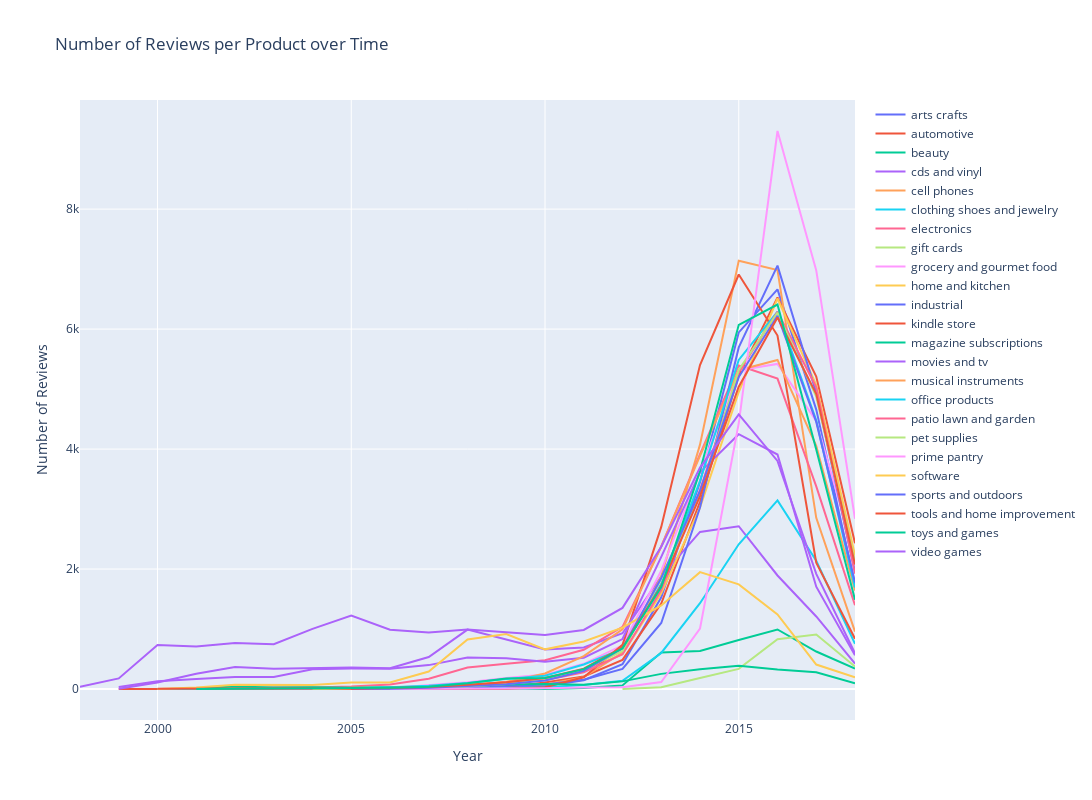

Notebook source saved alongside this figure:
### Code cell
fig = go.Figure()

for i, id in enumerate(categories):
    fig.add_trace(go.Scatter(x=cat_year_count[cat_year_count.category_x==id].reviewYear,
                             y=cat_year_count[cat_year_count.category_x==id].count_rev,
                             mode='lines',
                             name=id))
    last_count = cat_year_count[cat_year_count.category_x==id].count_rev.iloc[-1]

fig.update_layout(
    title="Number of Reviews per Category over Time",
    xaxis=dict(title="Year"),
    yaxis=dict(title="Number of Reviews"),
    hovermode="x",
    height=800,  # Set the height of the figure (in pixels)
    width=1500   # Set the width of the figure (in pixels)
)

fig.show()

### Figure 1 — Plotly figure (JSON) as saved in the notebook; plotly's stock layout.template omitted (floating-point values rounded to 4 significant figures)
{"data": [{"mode": "lines", "name": "arts crafts", "type": "scatter", "x": [2006, 2007, 2008, 2009, 2010, 2011, 2012, 2013, 2014, 2015, 2016, 2017, 2018], "y": [1, 2, 8, 21, 51, 147, 415, 1529, 3448, 5945, 6663, 4658, 1738]}, {"mode": "lines", "name": "automotive", "type": "scatter", "x": [2004, 2005, 2006, 2007, 2008, 2009, 2010, 2011, 2012, 2013, 2014, 2015, 2016, 2017, 2018], "y": [1, 1, 5, 14, 31, 36, 108, 209, 486, 1425, 3122, 5222, 6529, 5208, 2431]}, {"mode": "lines", "name": "beauty", "type": "scatter", "x": [2004, 2005, 2006, 2007, 2008, 2009, 2010, 2011, 2012, 2013, 2014, 2015, 2016, 2017, 2018], "y": [1, 1, 2, 13, 8, 15, 3, 16, 61, 609, 636, 817, 993, 626, 342]}, {"mode": "lines", "name": "cds and vinyl", "type": "scatter", "x": [1998, 1999, 2000, 2001, 2002, 2003, 2004, 2005, 2006, 2007, 2008, 2009, 2010, 2011, 2012, 2013, 2014, 2015, 2016, 2017, 2018], "y": [38, 177, 735, 708, 766, 746, 1004, 1224, 988, 944, 993, 823, 659, 694, 931, 1880, 2619, 2714, 1893, 1210, 423]}, {"mode": "lines", "name": "cell phones", "type": "scatter", "x": [2005, 2006, 2007, 2008, 2009, 2010, 2011, 2012, 2013, 2014, 2015, 2016, 2017, 2018], "y": [1, 6, 15, 50, 59, 75, 199, 609, 1882, 4074, 7138, 6984, 2855, 958]}, {"mode": "lines", "name": "clothing shoes and jewelry", "type": "scatter", "x": [2007, 2008, 2009, 2010, 2011, 2012, 2013, 2014, 2015, 2016, 2017, 2018], "y": [7, 8, 17, 32, 68, 137, 602, 1431, 2413, 3145, 2138, 754]}, {"mode": "lines", "name": "electronics", "type": "scatter", "x": [2000, 2001, 2002, 2003, 2004, 2005, 2006, 2007, 2008, 2009, 2010, 2011, 2012, 2013, 2014, 2015, 2016, 2017, 2018], "y": [3, 4, 8, 26, 24, 42, 76, 171, 359, 422, 481, 655, 1036, 2377, 3914, 5393, 5174, 3379, 1397]}, {"mode": "lines", "name": "gift cards", "type": "scatter", "x": [2012, 2013, 2014, 2015, 2016, 2017, 2018], "y": [3, 30, 185, 336, 830, 909, 377]}, {"mode": "lines", "name": "grocery and gourmet food", "type": "scatter", "x": [2006, 2007, 2008, 2009, 2010, 2011, 2012, 2013, 2014, 2015, 2016, 2017, 2018], "y": [16, 65, 115, 184, 241, 421, 729, 1973, 3614, 5315, 5419, 4468, 2206]}, {"mode": "lines", "name": "home and kitchen", "type": "scatter", "x": [2000, 2001, 2002, 2003, 2004, 2005, 2006, 2007, 2008, 2009, 2010, 2011, 2012, 2013, 2014, 2015, 2016, 2017, 2018], "y": [1, 2, 1, 5, 5, 22, 25, 42, 67, 121, 180, 311, 580, 1597, 3025, 4951, 6510, 5065, 2226]}, {"mode": "lines", "name": "industrial", "type": "scatter", "x": [2004, 2006, 2007, 2008, 2009, 2010, 2011, 2012, 2013, 2014, 2015, 2016, 2017, 2018], "y": [1, 2, 9, 25, 48, 76, 154, 337, 1102, 3025, 5695, 7058, 4934, 1946]}, {"mode": "lines", "name": "kindle store", "type": "scatter", "x": [1999, 2000, 2004, 2005, 2007, 2008, 2009, 2010, 2011, 2012, 2013, 2014, 2015, 2016, 2017, 2018], "y": [1, 1, 1, 2, 5, 8, 6, 30, 196, 737, 2703, 5400, 6910, 5892, 2107, 838]}, {"mode": "lines", "name": "magazine subscriptions", "type": "scatter", "x": [2001, 2002, 2003, 2004, 2005, 2006, 2007, 2008, 2009, 2010, 2011, 2012, 2013, 2014, 2015, 2016, 2017, 2018], "y": [9, 42, 24, 30, 21, 31, 19, 44, 76, 83, 70, 128, 253, 330, 389, 326, 280, 95]}, {"mode": "lines", "name": "movies and tv", "type": "scatter", "x": [1999, 2000, 2001, 2002, 2003, 2004, 2005, 2006, 2007, 2008, 2009, 2010, 2011, 2012, 2013, 2014, 2015, 2016, 2017, 2018], "y": [35, 131, 168, 199, 202, 329, 341, 339, 399, 527, 515, 456, 522, 834, 2204, 3614, 4248, 3909, 1706, 564]}, {"mode": "lines", "name": "musical instruments", "type": "scatter", "x": [2003, 2004, 2005, 2006, 2007, 2008, 2009, 2010, 2011, 2012, 2013, 2014, 2015, 2016, 2017, 2018], "y": [1, 5, 4, 7, 22, 60, 116, 260, 550, 997, 2373, 3889, 5315, 5486, 4054, 1643]}, {"mode": "lines", "name": "office products", "type": "scatter", "x": [2000, 2001, 2002, 2003, 2004, 2005, 2006, 2007, 2008, 2009, 2010, 2011, 2012, 2013, 2014, 2015, 2016, 2017, 2018], "y": [3, 8, 3, 5, 7, 14, 30, 55, 101, 169, 222, 409, 667, 1754, 3471, 5487, 6292, 4482, 1691]}, {"mode": "lines", "name": "patio lawn and garden", "type": "scatter", "x": [2001, 2002, 2003, 2005, 2006, 2007, 2008, 2009, 2010, 2011, 2012, 2013, 2014, 2015, 2016, 2017, 2018], "y": [2, 3, 1, 3, 10, 32, 54, 113, 147, 278, 580, 1649, 3318, 5280, 6289, 5032, 1924]}, {"mode": "lines", "name": "pet supplies", "type": "scatter", "x": [2004, 2005, 2006, 2007, 2008, 2009, 2010, 2011, 2012, 2013, 2014, 2015, 2016, 2017, 2018], "y": [1, 3, 11, 21, 43, 83, 151, 321, 634, 1839, 3227, 5320, 6273, 4874, 2127]}, {"mode": "lines", "name": "prime pantry", "type": "scatter", "x": [2006, 2008, 2009, 2010, 2011, 2012, 2013, 2014, 2015, 2016, 2017, 2018], "y": [2, 2, 9, 13, 27, 31, 118, 1009, 4430, 9302, 6979, 2837]}, {"mode": "lines", "name": "software", "type": "scatter", "x": [2000, 2001, 2002, 2003, 2004, 2005, 2006, 2007, 2008, 2009, 2010, 2011, 2012, 2013, 2014, 2015, 2016, 2017, 2018], "y": [3, 27, 71, 74, 66, 109, 109, 293, 826, 916, 662, 794, 1023, 1393, 1949, 1745, 1244, 409, 198]}, {"mode": "lines", "name": "sports and outdoors", "type": "scatter", "x": [2005, 2006, 2007, 2008, 2009, 2010, 2011, 2012, 2013, 2014, 2015, 2016, 2017, 2018], "y": [1, 4, 21, 51, 79, 142, 303, 679, 1852, 3301, 5200, 6222, 4453, 1776]}, {"mode": "lines", "name": "tools and home improvement", "type": "scatter", "x": [2000, 2001, 2002, 2003, 2004, 2005, 2006, 2007, 2008, 2009, 2010, 2011, 2012, 2013, 2014, 2015, 2016, 2017, 2018], "y": [5, 2, 10, 9, 18, 7, 19, 34, 71, 112, 184, 341, 693, 1722, 3217, 5040, 6194, 4918, 2075]}, {"mode": "lines", "name": "toys and games", "type": "scatter", "x": [2001, 2002, 2003, 2004, 2005, 2006, 2007, 2008, 2009, 2010, 2011, 2012, 2013, 2014, 2015, 2016, 2017, 2018], "y": [2, 6, 7, 12, 18, 22, 38, 97, 174, 186, 332, 680, 1702, 3634, 6071, 6410, 3994, 1490]}, {"mode": "lines", "name": "video games", "type": "scatter", "x": [1999, 2000, 2001, 2002, 2003, 2004, 2005, 2006, 2007, 2008, 2009, 2010, 2011, 2012, 2013, 2014, 2015, 2016, 2017, 2018], "y": [5, 111, 255, 367, 340, 353, 358, 347, 533, 991, 950, 903, 986, 1353, 2372, 3691, 4577, 3802, 1920, 595]}], "layout": {"height": 800, "hovermode": "x", "title": {"text": "Number of Reviews per Product over Time"}, "width": 1500, "xaxis": {"title": {"text": "Year"}}, "yaxis": {"title": {"text": "Number of Reviews"}}}}
